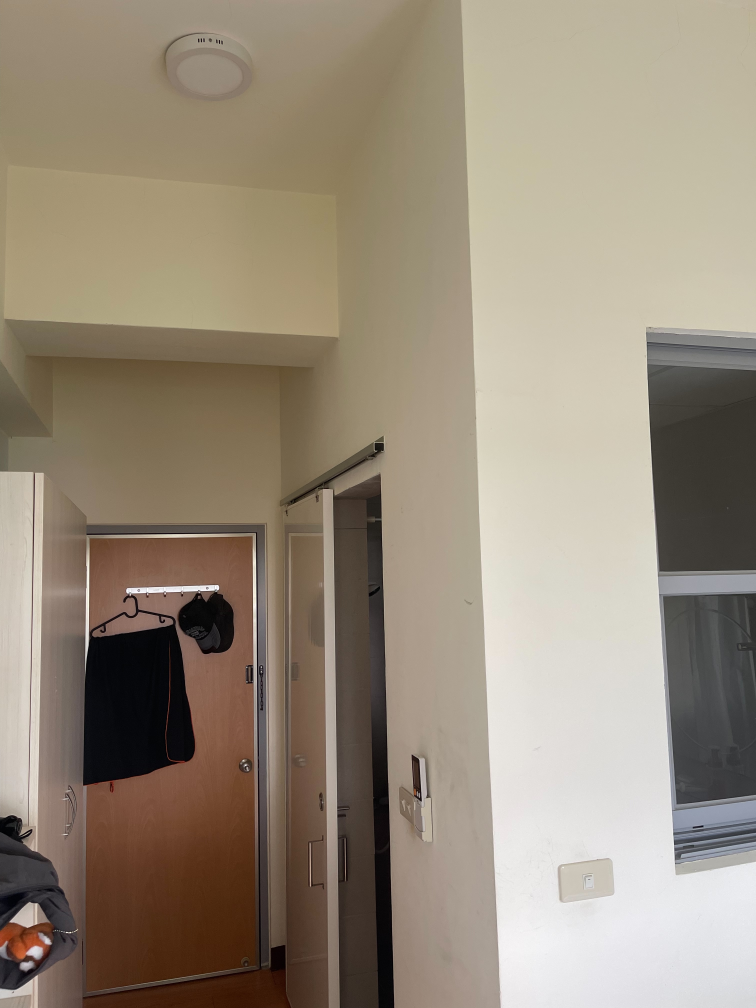
#> input picture Week01/Data/Quiz4/left.jpg, 3024 x 4032 px (shown at 1/4 size)
$ python quiz4_stitching.py
#> lines starting #> are read from the running program, lines starting #| are printed output that depends on the picture; after the words box and inside, x2 and y2 are one past the last pixel; in counts of white or black regions, pixels touching at a corner belong together
"""Quiz 4 進階：比較亮度、重疊範圍與 CLAHE 對影像拼接的影響。

從儲存庫根目錄執行：python Week01/Code/quiz4_stitching.py
每次結果會存入 results/quiz4_two_pairs/experiments_時間戳/，不覆蓋舊結果。
"""

from pathlib import Path
import argparse
import csv
from datetime import datetime

import cv2
import numpy as np


PAIRS = (
    ("success", "left.jpg", "right.jpg"),
    ("failure", "failure_view1.jpg", "failure_view2.jpg"),
)


def read_image(path):
    if not path.is_file():
        raise FileNotFoundError(f"找不到照片：{path}")
    image = cv2.imdecode(np.fromfile(path, np.uint8), cv2.IMREAD_COLOR)
    if image is None:
        raise RuntimeError(f"照片無法讀取：{path}")
    scale = min(1.0, 1600 / max(image.shape[:2]))
    if scale < 1:
        image = cv2.resize(image, None, fx=scale, fy=scale)
    return image


def save_image(path, image):
    ok, encoded = cv2.imencode(path.suffix, image)
    if not ok:
        raise RuntimeError(f"無法儲存：{path}")
    encoded.tofile(path)


def comparison(left, right):
    """即使拼接失敗，也保留並排影像供作業報告比較。"""
    target_height = 800
    parts = []
    for image in (left, right):
        target_width = round(image.shape[1] * target_height / image.shape[0])
        parts.append(cv2.resize(image, (target_width, target_height)))
    return cv2.hconcat(parts)


def apply_clahe(image):
    """只增強亮度通道，避免直接對 B、G、R 各通道處理而改變色相。"""
    ycrcb = cv2.cvtColor(image, cv2.COLOR_BGR2YCrCb)
    ycrcb[:, :, 0] = cv2.createCLAHE(
        clipLimit=2.0, tileGridSize=(8, 8)
    ).apply(ycrcb[:, :, 0])
    return cv2.cvtColor(ycrcb, cv2.COLOR_YCrCb2BGR)


def experiment_cases(left, right):
    """固定原圖，僅改動右圖；右圖左側是兩張室內照片的重疊側。"""
    yield "original", "原圖", left, right
    for factor in (0.70, 0.40, 0.20):
        darker = np.clip(right.astype(np.float32) * factor, 0, 255)
        yield f"brightness_{int(factor * 100):02d}", f"右圖亮度 {factor:.0%}", left, darker.astype(np.uint8)
    for fraction in (0.15, 0.30, 0.45):
        cut = round(right.shape[1] * fraction)
        cropped = np.ascontiguousarray(right[:, cut:])
        yield f"overlap_crop_{int(fraction * 100):02d}", f"裁掉右圖左側 {fraction:.0%}", left, cropped


def sift_homography(left, right, prefix, results_dir):
    sift = cv2.SIFT_create()
    kp_left, desc_left = sift.detectAndCompute(
        cv2.cvtColor(left, cv2.COLOR_BGR2GRAY), None
    )
    kp_right, desc_right = sift.detectAndCompute(
        cv2.cvtColor(right, cv2.COLOR_BGR2GRAY), None
    )
    stats = {
        "left_keypoints": len(kp_left),
        "right_keypoints": len(kp_right),
        "good_matches": 0,
        "inliers": 0,
    }
    if desc_left is None or desc_right is None:
        return None, stats, "找不到足夠 SIFT 特徵"

    matcher = cv2.BFMatcher(cv2.NORM_L2)
    pairs = matcher.knnMatch(desc_right, desc_left, k=2)
    good = [pair[0] for pair in pairs
            if len(pair) == 2 and pair[0].distance < 0.75 * pair[1].distance]
    stats["good_matches"] = len(good)
    if good:
        visual = cv2.drawMatches(
            right, kp_right, left, kp_left, good[:60], None,
            flags=cv2.DrawMatchesFlags_NOT_DRAW_SINGLE_POINTS,
        )
        save_image(results_dir / f"{prefix}_matches.jpg", visual)
    if len(good) < 10:
        return None, stats, "可靠匹配點少於 10 個"

    right_points = np.float32(
        [kp_right[m.queryIdx].pt for m in good]
    ).reshape(-1, 1, 2)
    left_points = np.float32(
        [kp_left[m.trainIdx].pt for m in good]
    ).reshape(-1, 1, 2)
    homography, mask = cv2.findHomography(
        right_points, left_points, cv2.RANSAC, 5.0
    )
    if homography is None or mask is None:
        return None, stats, "無法計算透視變換"

    stats["inliers"] = int(mask.sum())
    inlier_ratio = stats["inliers"] / len(good)
    if stats["inliers"] < 12 or inlier_ratio < 0.25:
        return None, stats, "幾何驗證通過的匹配點太少"
    return homography, stats, "SIFT 幾何驗證通過"


def make_sift_panorama(left, right, homography):
    """用 SIFT 算出的變換拼接；異常畫布會被攔下。"""
    h_left, w_left = left.shape[:2]
    h_right, w_right = right.shape[:2]
    left_corners = np.float32([
        [0, 0], [w_left, 0], [w_left, h_left], [0, h_left]
    ]).reshape(-1, 1, 2)
    right_corners = np.float32([
        [0, 0], [w_right, 0], [w_right, h_right], [0, h_right]
    ]).reshape(-1, 1, 2)
    transformed = cv2.perspectiveTransform(right_corners, homography)
    if not np.isfinite(transformed).all():
        raise ValueError("透視變換產生無效座標")
    polygon = np.round(transformed.reshape(-1, 2)).astype(np.int32)
    if not cv2.isContourConvex(polygon):
        raise ValueError("變換後的照片四角交錯")

    corners = np.concatenate((left_corners, transformed))
    lower = np.floor(corners.min(axis=0).ravel()).astype(int)
    upper = np.ceil(corners.max(axis=0).ravel()).astype(int)
    canvas_width, canvas_height = (upper - lower).tolist()
    max_area = 4 * max(h_left * w_left, h_right * w_right)
    if (
        canvas_width <= 0 or canvas_height <= 0
        or canvas_width * canvas_height > max_area
    ):
        raise ValueError("拼接畫布過大或尺寸異常")

    translation = np.array([
        [1, 0, -lower[0]], [0, 1, -lower[1]], [0, 0, 1]
    ], dtype=np.float64)
    canvas_size = (canvas_width, canvas_height)
    left_warp = cv2.warpPerspective(left, translation, canvas_size)
    right_warp = cv2.warpPerspective(
        right, translation @ homography, canvas_size
    )
    left_mask = cv2.warpPerspective(
        np.full((h_left, w_left), 255, np.uint8), translation, canvas_size
    ) > 0
    right_mask = cv2.warpPerspective(
        np.full((h_right, w_right), 255, np.uint8),
        translation @ homography, canvas_size
    ) > 0

    panorama = np.zeros_like(left_warp)
    only_left = left_mask & ~right_mask
    only_right = right_mask & ~left_mask
    overlap = left_mask & right_mask
    panorama[only_left] = left_warp[only_left]
    panorama[only_right] = right_warp[only_right]
    panorama[overlap] = (
        (left_warp[overlap].astype(np.uint16)
         + right_warp[overlap].astype(np.uint16)) // 2
    ).astype(np.uint8)
    valid = left_mask | right_mask
    ys, xs = np.where(valid)
    return panorama[ys.min():ys.max() + 1, xs.min():xs.max() + 1]


def process_case(pair_name, case_name, condition, method, left, right, results_dir):
    label = pair_name if case_name == "original" and method == "raw" else f"{pair_name}_{case_name}_{method}"
    if method == "clahe":
        left, right = apply_clahe(left), apply_clahe(right)
    save_image(results_dir / f"{label}_comparison.jpg", comparison(left, right))

    cv2.setRNGSeed(0)
    homography, stats, sift_status = sift_homography(
        left, right, label, results_dir
    )
    sift_panorama_status = sift_status
    sift_ok = False
    if homography is not None:
        try:
            panorama = make_sift_panorama(left, right, homography)
            save_image(results_dir / f"{label}_sift_panorama.jpg", panorama)
            sift_panorama_status = "已產生 SIFT 拼接圖；仍須目視檢查接縫"
            sift_ok = True
        except ValueError as exc:
            sift_panorama_status = f"未產生 SIFT 拼接圖：{exc}"

    # OpenCV 內建 Stitcher 用來比較自製 SIFT 拼接的效果。
    # 它內部的特徵方法不一定是 SIFT，因此結果要分開標示。
    opencv_ok = False
    try:
        status, stitched = cv2.Stitcher_create(
            cv2.Stitcher_PANORAMA
        ).stitch([left, right])
        if status == cv2.Stitcher_OK and stitched is not None:
            save_image(results_dir / f"{label}_opencv_panorama.jpg", stitched)
            opencv_status = "成功"
            opencv_ok = True
        else:
            opencv_status = f"失敗，狀態碼 {status}"
    except cv2.error as exc:
        opencv_status = f"失敗：{str(exc).splitlines()[0]}"

    record = {
        "pair": pair_name,
        "case": case_name,
        "condition": condition,
        "preprocess": method,
        "left_keypoints": stats["left_keypoints"],
        "right_keypoints": stats["right_keypoints"],
        "good_matches": stats["good_matches"],
        "ransac_inliers": stats["inliers"],
        "inlier_ratio": round(stats["inliers"] / stats["good_matches"], 3) if stats["good_matches"] else 0.0,
        "sift_success": sift_ok,
        "opencv_success": opencv_ok,
        "sift_note": sift_panorama_status,
        "opencv_note": opencv_status,
        "file_prefix": label,
    }
    print(f"[{label}] 匹配 {record['good_matches']}、內點 {record['ransac_inliers']}、"
          f"SIFT {'成功' if sift_ok else '失敗'}、OpenCV {'成功' if opencv_ok else '失敗'}")
    return record


def write_reports(records, results_dir):
    csv_path = results_dir / "comparison.csv"
    with csv_path.open("w", newline="", encoding="utf-8-sig") as stream:
        writer = csv.DictWriter(stream, fieldnames=list(records[0]))
        writer.writeheader()
        writer.writerows(records)

    lines = [
        "# Quiz 4 進階：拼接條件與 CLAHE 前處理比較", "",
        "原始成功組：left.jpg + right.jpg；原始失敗組：failure_view1.jpg + failure_view2.jpg。",
        "只改動成功組的右圖：亮度乘 0.70／0.40／0.20，或裁掉左側 15%／30%／45%。",
        "這是對既有照片的模擬實驗；裁切比例不是實際視野重疊率，拍攝角度也未在此實驗中改變。",
        "CLAHE 作用於 YCrCb 亮度通道；raw 與 clahe 使用相同的 SIFT、匹配與 RANSAC 流程。", "",
        "| 照片組 | 條件 | 前處理 | 左/右特徵點 | 可靠匹配 | RANSAC 內點 | 內點率 | SIFT 產圖 | OpenCV 產圖 |",
        "|---|---|---|---:|---:|---:|---:|---|---|",
    ]
    for row in records:
        lines.append(
            f"| {row['pair']} | {row['condition']} | {row['preprocess']} | "
            f"{row['left_keypoints']}/{row['right_keypoints']} | {row['good_matches']} | "
            f"{row['ransac_inliers']} | {row['inlier_ratio']:.1%} | "
            f"{'是' if row['sift_success'] else '否'} | {'是' if row['opencv_success'] else '否'} |"
        )
    def first_failed(case_prefix, method, success_field):
        for row in records:
            if (row["pair"] == "success" and row["case"].startswith(case_prefix)
                    and row["preprocess"] == method and not row[success_field]):
                return row["condition"]
        return "測試範圍內未失敗"

    lines.extend([
        "", "## 本次測試點的觀察", "",
        f"- 不加前處理時，SIFT 在「{first_failed('brightness_', 'raw', 'sift_success')}」首次無法產圖；"
        f"CLAHE 後的對應測試點是「{first_failed('brightness_', 'clahe', 'sift_success')}」。",
        f"- 不加前處理時，SIFT 在「{first_failed('overlap_crop_', 'raw', 'sift_success')}」首次無法產圖；"
        f"CLAHE 後的對應測試點是「{first_failed('overlap_crop_', 'clahe', 'sift_success')}」。",
        "- 這些是離散測試點，不是精確的亮度或重疊臨界值。不同前處理或執行環境可能改變結果。",
        "", "## 失敗原因與判讀", "",
    ])
    for row in records:
        if not row["sift_success"] or not row["opencv_success"]:
            lines.append(
                f"- `{row['file_prefix']}`：SIFT {row['sift_note']}；"
                f"OpenCV {row['opencv_note']}。"
            )
    lines.extend([
        "", "特徵點或匹配數量多，不保證估計出的透視變換合理。",
        "「產圖成功」只代表流程完成，仍須打開 panorama 圖目視檢查接縫、扭曲與重影。",
        "若本次測試全部成功，表示尚未測到失敗臨界值，不可宣稱已找到臨界條件。",
    ])
    (results_dir / "summary.md").write_text("\n".join(lines) + "\n", encoding="utf-8")
    (results_dir / "summary.txt").write_text("\n".join(lines) + "\n", encoding="utf-8")


def main():
    project_dir = Path(__file__).resolve().parents[2]
    parser = argparse.ArgumentParser()
    parser.add_argument("--images-dir", type=Path,
                        default=project_dir / "Week01" / "Data" / "Quiz4")
    parser.add_argument(
        "--results-dir", type=Path,
        default=project_dir / "results" / "quiz4_two_pairs"
    )
    args = parser.parse_args()
    results_dir = args.results_dir / datetime.now().strftime("experiments_%Y%m%d_%H%M%S_%f")
    results_dir.mkdir(parents=True, exist_ok=False)

    records = []
    for pair_name, left_name, right_name in PAIRS:
        left = read_image(args.images_dir / left_name)
#> in read_image, image is the input picture: shape (4032, 3024, 3); mean B, G, R 122.7, 139.3, 151.4
        right = read_image(args.images_dir / right_name)
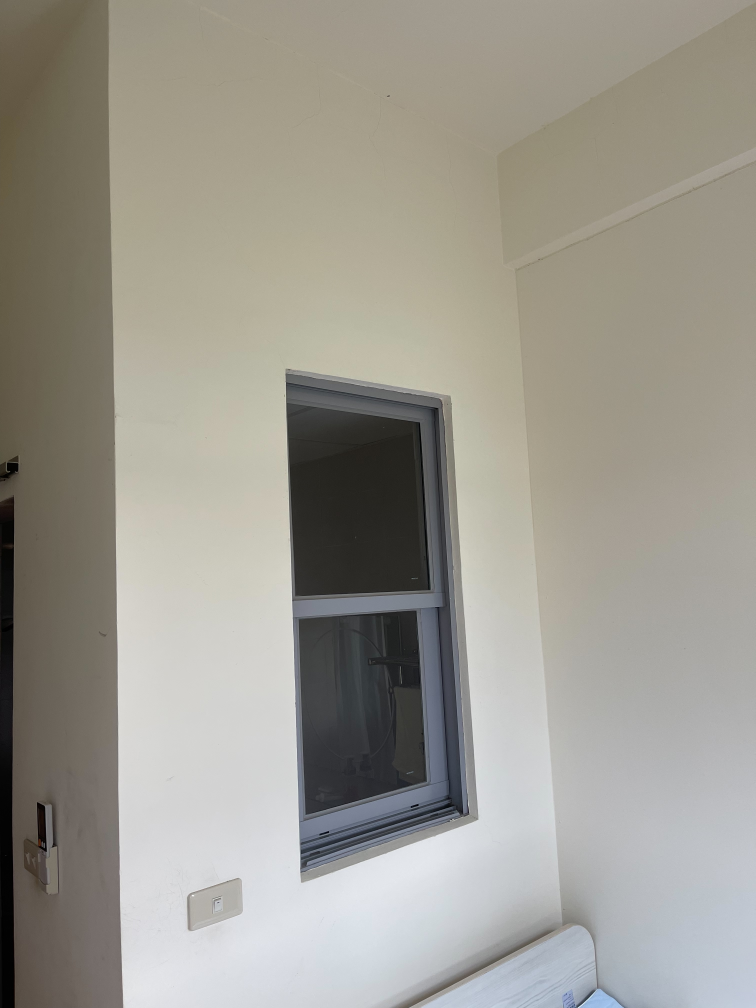
#> input picture Week01/Data/Quiz4/right.jpg, 3024 x 4032 px (shown at 1/4 size)
#> in read_image, image is the input picture: shape (4032, 3024, 3); mean B, G, R 144.2, 153.2, 156.1
        cases = experiment_cases(left, right) if pair_name == "success" else [
            ("original", "原圖（既有失敗組）", left, right)
        ]
        for case_name, condition, case_left, case_right in cases:
            for method in ("raw", "clahe"):
                records.append(process_case(
                    pair_name, case_name, condition, method,
                    case_left, case_right, results_dir
                ))
#> this loop made 7 passes
#> (case_name, condition) on passes 1 to 2: ('original', '原圖'), ('brightness_70', '右圖亮度 70%')
#> (printed output is left out)
#> pass 1, in sift_homography, `visual = cv2.drawMatches( right, kp_right, left, kp_left, good[:60], N..`:
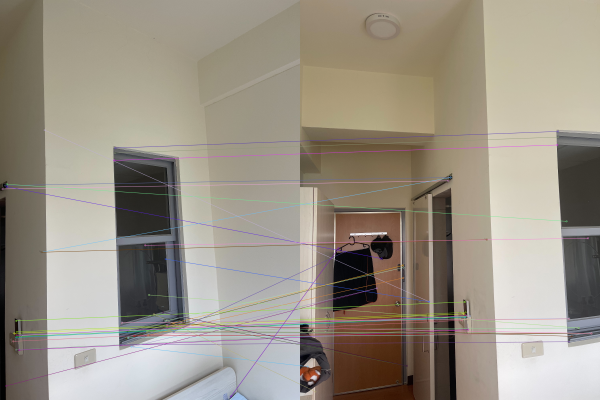
#> visual: shape (1600, 2400, 3) (shown at 1/4 size); mean B, G, R 133.6, 145.9, 153.6
#> pass 1, in make_sift_panorama, `left_warp = cv2.warpPerspective(left, translation, canvas_size)`:
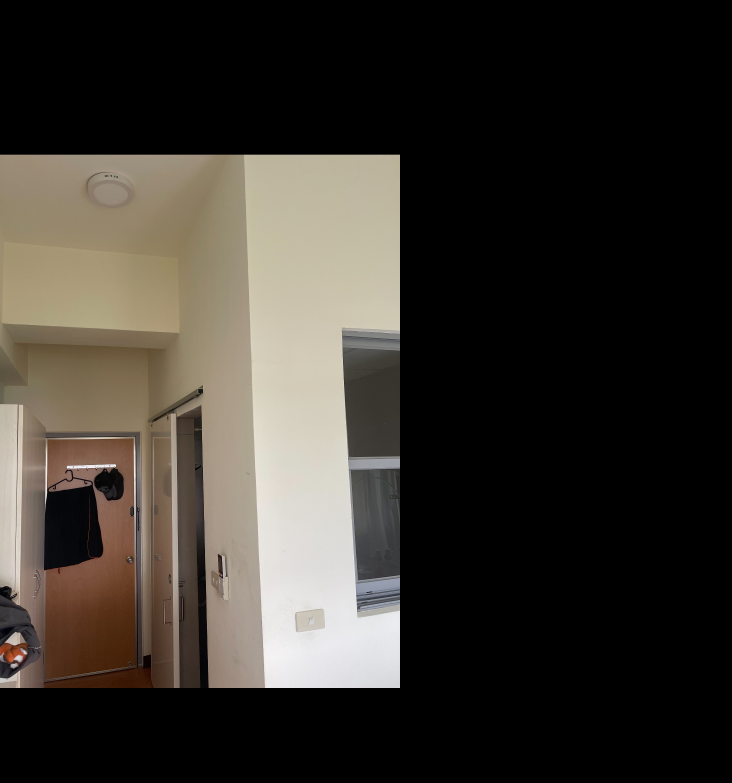
#> left_warp: shape (2349, 2196, 3) (shown at 1/3 size); mean B, G, R 45.6, 51.8, 56.3
#> pass 1, in make_sift_panorama, `right_warp = cv2.warpPerspective( right, translation @ homography, can..`:
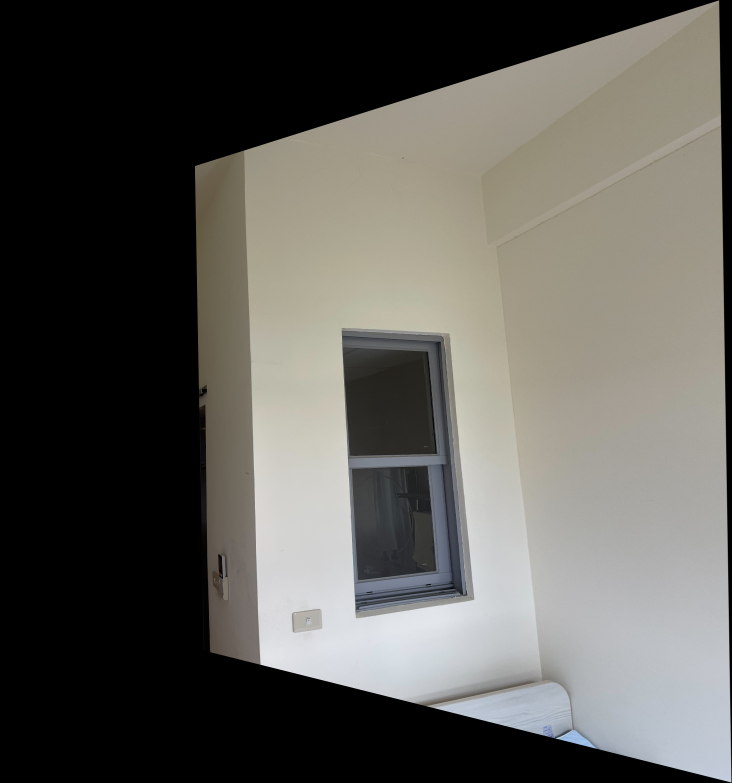
#> right_warp: shape (2349, 2196, 3) (shown at 1/3 size); mean B, G, R 86.6, 91.4, 93
#> pass 1, in make_sift_panorama, `left_mask = cv2.warpPerspective( np.full((h_left, w_left), 255, np.uin..`:
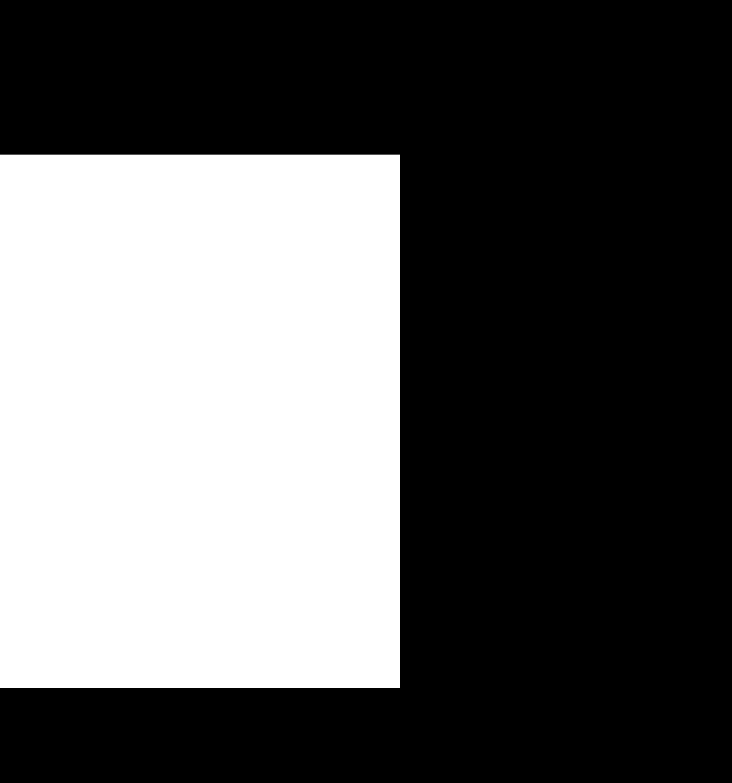
#> left_mask: shape (2349, 2196) bool (shown at 1/3 size); 37.2% white; 1 white region, box (x1, y1, x2, y2) and area: (0, 464, 1200, 2064) 1920000
#> after the loop, records = 14 items
    write_reports(records, results_dir)
#> the loop in write_reports, `for row in records:` made 16 passes
#> after the loop in write_reports, `for row in records:`: lines = 25 items
#> after the loop in write_reports, `for row in records:`: lines = 46 items
    print(f"結果資料夾：{results_dir}")
    print("請開啟 summary.md 與各 panorama 圖，目視檢查效果。")


if __name__ == "__main__":
    main()
